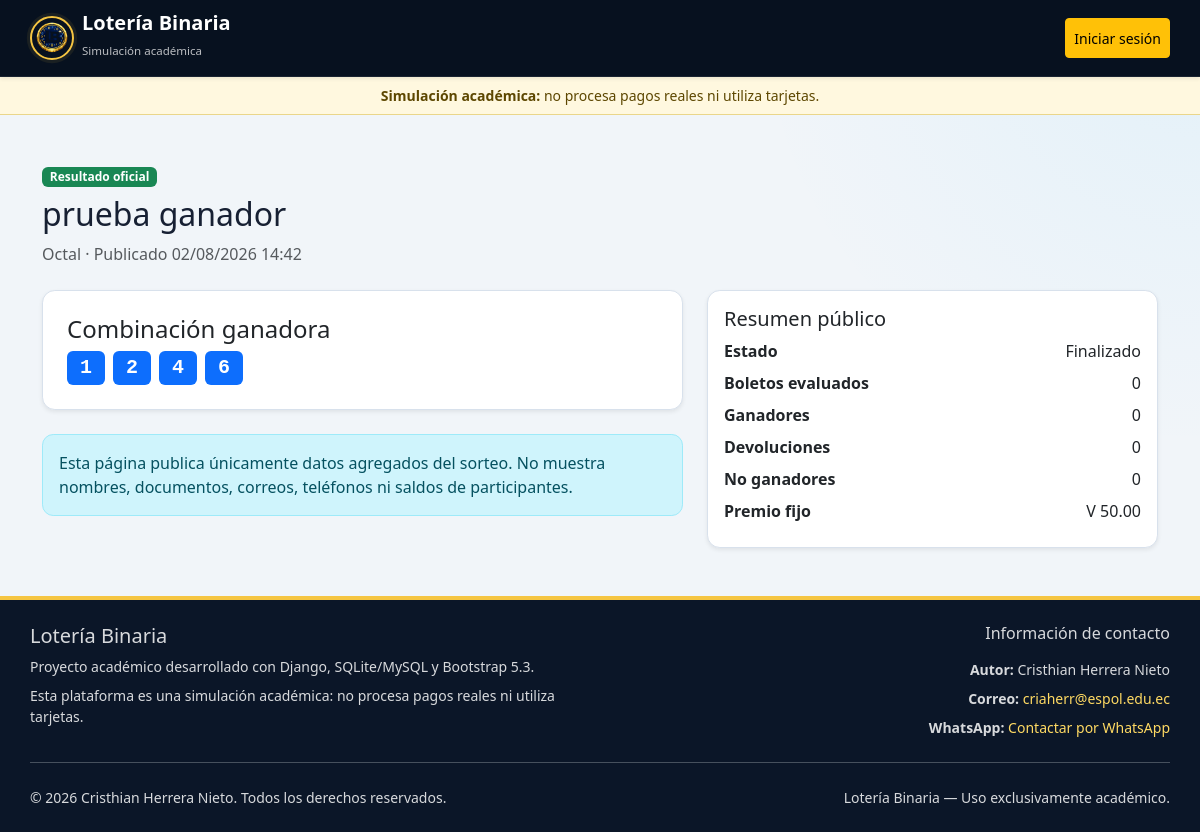
/lottery/results/1/, run on the app's committed database.
### apps/lottery/models.py (models this page shows, shortened)
class DrawResult(models.Model):
    class PublicationSource(models.TextChoices):
        ADMINISTRATOR = "ADMINISTRATOR", "Administrador"
        SYSTEM = "SYSTEM", "Sistema"
    id = models.BigAutoField(primary_key=True)
    event = models.OneToOneField(
        "lottery.DrawEvent",
        on_delete=models.PROTECT,
        related_name="result",
        verbose_name="evento",
    )
    winning_key = models.CharField(
        "combinación ganadora",
        max_length=64,
    )
    published_by = models.ForeignKey(
        settings.AUTH_USER_MODEL,
        on_delete=models.PROTECT,
        related_name="published_draw_results",
        verbose_name="publicado por",
        null=True,
        blank=True,
    )
    publication_source = models.CharField(
        "origen de publicación",
        max_length=20,
        choices=PublicationSource.choices,
        default=PublicationSource.ADMINISTRATOR,
        db_index=True,
    )
    reason = models.TextField("motivo")
    published_at = models.DateTimeField(
        "publicado",
        auto_now_add=True,
    )
    objects = ImmutableResultQuerySet.as_manager()
    class Meta:
        ordering = ("-published_at", "-id")
        indexes = [
            models.Index(
                fields=("published_at",),
                name="lot_result_published_idx",
            ),
        ]
        verbose_name = "resultado de sorteo"
        verbose_name_plural = "resultados de sorteo"
    @property
    def key_tokens(self) -> tuple[str, ...]:
        if not self.event_id:
            return ()
        return split_lottery_key(
            value=self.winning_key,
            product=self.event.product,
        )

class DrawEvent(models.Model):
    class Status(models.TextChoices):
        DRAFT = "DRAFT", "Borrador"
        SCHEDULED = "SCHEDULED", "Programado"
        PUBLISHED = "PUBLISHED", "Publicado"
        SALES_OPEN = "SALES_OPEN", "Ventas abiertas"
        SALES_CLOSED = "SALES_CLOSED", "Ventas cerradas"
        RESULT_SET = "RESULT_SET", "Resultado fijado"
        FINISHED = "FINISHED", "Finalizado"
        CANCELLED = "CANCELLED", "Cancelado"
    IMMUTABLE_AFTER_DRAFT_FIELDS = (
        "product_id",
        "sales_open_at",
        "draw_at",
        "price_minor",
        "prize_minor",
    )
    id = models.BigAutoField(primary_key=True)
    product = models.ForeignKey(
        "lottery.LotteryProduct",
        on_delete=models.PROTECT,
        related_name="events",
        verbose_name="producto",
    )
    series = models.ForeignKey(
        "lottery.DrawEventSeries",
        on_delete=models.PROTECT,
        related_name="events",
        null=True,
        blank=True,
        verbose_name="serie",
    )
    series_sequence = models.PositiveIntegerField(
        "secuencia de serie",
        null=True,
        blank=True,
        editable=False,
    )
    name = models.CharField("nombre", max_length=150)
    sales_open_at = models.DateTimeField("apertura de ventas")
    sales_close_at = models.DateTimeField(
        "cierre de ventas",
        editable=False,
    )
    draw_at = models.DateTimeField("fecha del sorteo")
    price_minor = models.BigIntegerField(
        "precio en unidades menores",
        validators=[MinValueValidator(1)],
    )
    prize_minor = models.BigIntegerField(
        "premio fijo en unidades menores",
        validators=[MinValueValidator(1)],
    )
    status = models.CharField(
        "estado",
        max_length=30,
        choices=Status.choices,
        default=Status.DRAFT,
        db_index=True,
    )
    cancellation_reason = models.TextField(
        "motivo de cancelación",
        blank=True,
    )
    created_at = models.DateTimeField("creado", auto_now_add=True)
    updated_at = models.DateTimeField("actualizado", auto_now=True)
    objects = DrawEventQuerySet.as_manager()
    class Meta:
        ordering = ("draw_at", "id")
        constraints = [
            models.CheckConstraint(
                condition=Q(price_minor__gt=0),
                name="lot_event_price_gt_0",
            ),
            models.CheckConstraint(
                condition=Q(prize_minor__gt=0),
                name="lot_event_prize_gt_0",
            ),
            models.CheckConstraint(
                condition=Q(sales_open_at__lt=F("sales_close_at")),
                name="lot_event_open_before_close",
            ),
            models.CheckConstraint(
                condition=Q(sales_close_at__lt=F("draw_at")),
                name="lot_event_close_before_draw",
            ),
            models.CheckConstraint(
                condition=(
                    Q(series__isnull=True, series_sequence__isnull=True)
                    | Q(series__isnull=False, series_sequence__isnull=False)
                ),
                name="lot_event_series_pair",
            ),
            models.UniqueConstraint(
                fields=("series", "series_sequence"),
                name="lot_event_unique_series_sequence",
            ),
        ]
        indexes = [
            models.Index(
                fields=("product", "status"),
                name="lot_event_prod_status_idx",
            ),
            models.Index(
                fields=("draw_at",),
                name="lot_event_draw_at_idx",
            ),
            models.Index(
                fields=("series", "series_sequence"),
                name="lot_event_series_seq_idx",
            ),
        ]
        verbose_name = "evento de sorteo"
        verbose_name_plural = "eventos de sorteo"

class LotteryProduct(models.Model):
    class Kind(models.TextChoices):
        OFFICIAL = "OFFICIAL", "Oficial"
        CUSTOM = "CUSTOM", "Personalizado"
    class Code(models.TextChoices):
        OCTAL = "OCTAL", "Octal"
        DECIMAL = "DECIMAL", "Decimal"
        HEXADECIMAL = "HEXADECIMAL", "Hexadecimal"
    CODE_VALIDATOR = RegexValidator(
        regex=r"^[A-Z0-9_]+$",
        message=(
            "El código solo puede contener letras, números y guion bajo."
        ),
    )
    COLOR_VALIDATOR = RegexValidator(
        regex=r"^#[0-9A-Fa-f]{6}$",
        message=(
            "Ingrese un color hexadecimal válido, por ejemplo #0D6EFD."
        ),
    )
    IMMUTABLE_WITH_EVENTS_FIELDS = (
        "kind",
        "code",
        "allowed_symbols",
        "selection_count",
    )
    PRODUCT_RULES = {
        Code.OCTAL: {
            "allowed_symbols": "01234567",
            "selection_count": 4,
        },
        Code.DECIMAL: {
            "allowed_symbols": "0123456789",
            "selection_count": 5,
        },
        Code.HEXADECIMAL: {
            "allowed_symbols": "0123456789ABCDEF",
            "selection_count": 6,
        },
    }
    id = models.BigAutoField(primary_key=True)
    kind = models.CharField(
        "tipo de configuración",
        max_length=12,
        choices=Kind.choices,
        default=Kind.OFFICIAL,
        db_index=True,
    )
    code = models.CharField(
        "código",
        max_length=20,
        unique=True,
        validators=[CODE_VALIDATOR],
    )
    name = models.CharField("nombre", max_length=80)
    allowed_symbols = models.CharField(
        "símbolos permitidos",
        max_length=95,
    )
    selection_count = models.PositiveSmallIntegerField(
        "cantidad de posiciones",
    )
    is_active = models.BooleanField("activo", default=True, db_index=True)
    accent_color = models.CharField(
        "color identificador",
        max_length=7,
        default="#FD7E14",
        validators=[COLOR_VALIDATOR],
        help_text=(
            "Color hexadecimal usado en bordes y símbolos, por ejemplo #0D6EFD."
        ),
    )
    created_at = models.DateTimeField("creado", auto_now_add=True)
    updated_at = models.DateTimeField("actualizado", auto_now=True)
    objects = LotteryProductQuerySet.as_manager()
    class Meta:
        ordering = ("id",)
        constraints = [
            models.CheckConstraint(
                condition=Q(selection_count__gte=2, selection_count__lte=8),
                name="lot_prod_selection_2_8",
            ),
            models.CheckConstraint(
                condition=(
                    Q(
                        kind="OFFICIAL",
                        code="OCTAL",
                        allowed_symbols="01234567",
                        selection_count=4,
                    )
                    | Q(
                        kind="OFFICIAL",
                        code="DECIMAL",
                        allowed_symbols="0123456789",
                        selection_count=5,
                    )
                    | Q(
                        kind="OFFICIAL",
                        code="HEXADECIMAL",
                        allowed_symbols="0123456789ABCDEF",
                        selection_count=6,
                    )
                    | (
                        Q(kind="CUSTOM")
                        & ~Q(code__in=("OCTAL", "DECIMAL", "HEXADECIMAL"))
                    )
                ),
                name="lot_prod_valid_config",
            ),
        ]
        verbose_name = "producto de lotería"
        verbose_name_plural = "productos de lotería"
    @property
    def symbol_tokens(self) -> tuple[str, ...]:
        if self.kind == self.Kind.OFFICIAL:
            return tuple((self.allowed_symbols or "").strip().upper())
        return _split_symbol_storage(self.allowed_symbols)

### apps/lottery/views.py (the view)
# urls.py: path("results/<int:pk>/", views.PublicDrawResultDetailView.as_view(), name="public_result_detail"),
class PublicDrawResultDetailView(DetailView):
    model = DrawResult
    template_name = "lottery/public_result_detail.html"
    context_object_name = "result"
    def get_queryset(self):
        return (
            DrawResult.objects
            .select_related("event", "event__product")
            .filter(event__status=DrawEvent.Status.FINISHED)
        )
    def get_context_data(self, **kwargs):
        context = super().get_context_data(**kwargs)
        tickets = self.object.event.tickets.all()
        context.update(
            {
                "winner_count": tickets.filter(
                    evaluation_status=Ticket.EvaluationStatus.WINNER
                ).count(),
                "refund_count": tickets.filter(
                    evaluation_status=Ticket.EvaluationStatus.REFUND
                ).count(),
                "not_winner_count": tickets.filter(
                    evaluation_status=Ticket.EvaluationStatus.NOT_WINNER
                ).count(),
                "ticket_count": tickets.count(),
                "prize_display": _format_virtual_minor(
                    self.object.event.prize_minor
                ),
            }
        )
        return context

### apps/core/context_processors.py (called while the page is built, shortened)
def navigation(request):
    if not request.user.is_authenticated:
        return {
            "active_mode": None,
            "active_mode_code": None,
            "nav_items": [],
            "can_switch_mode": False,
        }

### apps/lottery/models.py (called while the page is built)
def _normalize_symbol_token(value: object) -> str:
    return str(value or "").strip().upper()

def split_lottery_key(*, value: str, product: LotteryProduct) -> tuple[str, ...]:
    raw = _normalize_symbol_token(value)
    if not raw:
        return ()
    if SYMBOL_TOKEN_SEPARATOR in raw:
        return tuple(raw.split(SYMBOL_TOKEN_SEPARATOR))
    if all(len(token) == 1 for token in product.symbol_tokens):
        return tuple(raw)
    return (raw,)

### apps/lottery/views.py (called while the page is built)
def _format_virtual_minor(amount_minor: int) -> str:
    major, minor = divmod(abs(int(amount_minor)), 100)
    sign = "-" if int(amount_minor) < 0 else ""
    return f"{sign}V {major:,}.{minor:02d}"

### templates/lottery/public_result_detail.html (shortened to what this page needs)
{% extends "base.html" %}
{% load static %}
{% block content %}
<header class="mb-4">
    <span class="badge text-bg-success mb-2">Resultado oficial</span>
    <h1 class="h2">{{ result.event.name }}</h1>
    <p class="text-body-secondary mb-0">
        {{ result.event.product.name }} · Publicado {{ result.published_at|date:"d/m/Y H:i" }}
    </p>
</header>
<div class="row g-4">
    <section class="col-12 col-lg-7">
        <div class="card shadow-sm mb-4">
            <div class="card-body p-4">
                <h2 class="h4">Combinación ganadora</h2>
                <div class="d-flex flex-wrap gap-2" aria-label="Combinación ganadora {{ result.winning_key }}">
                    {% for token in result.key_tokens %}
                        <span class="badge text-bg-primary fs-5 font-monospace">{{ token }}</span>
                    {% endfor %}
                </div>
            </div>
        </div>
        <div class="alert alert-info" role="note">
            Esta página publica únicamente datos agregados del sorteo. No muestra nombres, documentos, correos, teléfonos ni saldos de participantes.
        </div>
    </section>
    <aside class="col-12 col-lg-5">
        <div class="card shadow-sm">
            <div class="card-body">
                <h2 class="h5">Resumen público</h2>
                <dl class="row mb-0">
                    <dt class="col-7">Estado</dt><dd class="col-5 text-end">{{ result.event.get_status_display }}</dd>
                    <dt class="col-7">Boletos evaluados</dt><dd class="col-5 text-end">{{ ticket_count }}</dd>
                    <dt class="col-7">Ganadores</dt><dd class="col-5 text-end">{{ winner_count }}</dd>
                    <dt class="col-7">Devoluciones</dt><dd class="col-5 text-end">{{ refund_count }}</dd>
                    <dt class="col-7">No ganadores</dt><dd class="col-5 text-end">{{ not_winner_count }}</dd>
                    <dt class="col-7">Premio fijo</dt><dd class="col-5 text-end">{{ prize_display }}</dd>
                </dl>
            </div>
        </div>
    </aside>
</div>
{% endblock %}

### static/css/app.css (style rules this page uses)
:root { --lb-blue-950: #07111f; --lb-blue-900: #0b1628; --lb-blue-850: #0e1d33; --lb-blue-800: #10233f; --lb-blue-700: #17365f; --lb-gold-500: #f5c542; --lb-gold-400: #ffda63; --lb-sky-500: #38bdf8; --lb-green-500: #22c55e; --lb-red-500: #ef4444; --lb-surface: #f1f5f9; --lb-surface-soft: #f8fafc; --lb-border: #d8e1ec; --lb-text: #172033; --lb-sidebar-width: 17.5rem; --lb-content-max: 100rem; --lb-header-offset: 6.75rem; }
html { scroll-behavior: smooth; }
body { min-width: 320px; overflow-x: hidden; background: radial-gradient(circle at top right, rgba(56, 189, 248, 0.08), transparent 28rem), var(--lb-surface); color: var(--lb-text); }
.card, .table-responsive, .modal-content { border-color: var(--lb-border); }
.card { overflow-wrap: break-word; border-radius: 0.8rem; box-shadow: 0 0.35rem 1.25rem rgba(7, 17, 31, 0.06); }
.alert { overflow-wrap: break-word; border-radius: 0.7rem; }
.row > * { min-width: 0; }
.text-break-safe, .card-title, .card-text, dd, td, th { overflow-wrap: anywhere; }

### data on the page
DrawResult: event.name "prueba ganador", event.product.name "Octal", published_at "02/08/2026 14:42", event.status "Finalizado"

### other printed values
{{ token }} "1" "2" "4" "6"
{{ ticket_count }} "0"
{{ winner_count }} "0"
{{ refund_count }} "0"
{{ not_winner_count }} "0"
{{ prize_display }} "V 50.00"
